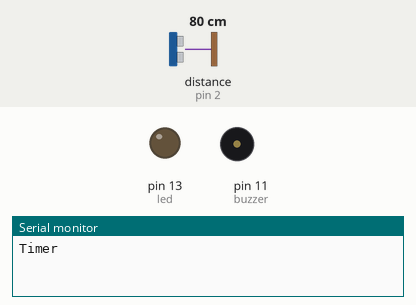
Simulated run of this sketch. Board: Arduino Uno, built with avr-gcc and run on an emulated ATmega328P. Shown: output pins drawn as LEDs (lit = HIGH), buzzer (waves = sounding, pin HIGH), the last lines printed to the serial monitor. Wiring (inferred from the names in the program): ultrasonic range finder: trigger pin 4; echo pin 2. Dashed ring = blinking. The inputs (shaded band) are chosen by the test bench; at power-on: distance to the obstacle (sensor on pin 2) 80 cm. The echo pulse lasts 58.3 µs per cm; pins used as bus, display or sensor lines are not drawn.

Above: at 1.2 s.
1.3 s: distance to the obstacle (sensor on pin 2) set to 2 cm
At 13.82 s:
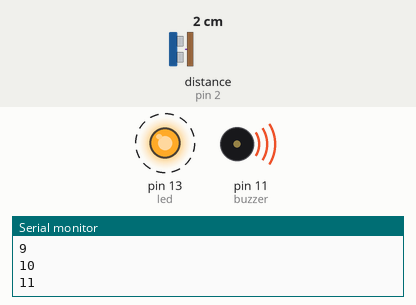
Timing chart, 0 to 13.9 s (numbered marks = the images above; inputs shaded):
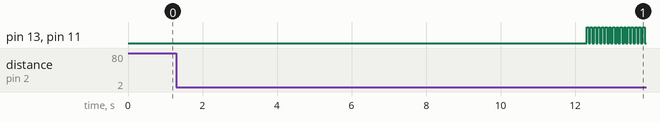

The sketch:

doorlock-tamper-detection.ino
```cpp
const int trigPin =4 ;
const int echoPin =2 ;
const int led=13;
const int buzzer=11;
int ctr=0;
void setup() {
pinMode(trigPin, OUTPUT);
pinMode(echoPin, INPUT);
pinMode(led, OUTPUT);
pinMode(buzzer, OUTPUT);
Serial.begin(9600);
Serial.println("Timer");
//Serial.println("\n");
}
void loop()
{
long duration, distance;
digitalWrite(trigPin, LOW);
delayMicroseconds(2);
digitalWrite(trigPin, HIGH);
delayMicroseconds(10);
digitalWrite(trigPin, LOW);
duration = pulseIn(echoPin, HIGH);
distance = (duration/2) / 29.41;
if (distance<=5)
{
ctr++;
delay(1000);
Serial.print(ctr);
Serial.println("\n");
if(ctr>10)
{
for(;;)
{
digitalWrite(buzzer,HIGH);
digitalWrite(led,HIGH);
delay(50);
digitalWrite(buzzer,LOW);
digitalWrite(led,LOW);
delay(50);
}
}
}
}
```

Measured:
- after the input at 1.3 s, pin 13 (led), pin 11 (buzzer): alternates HIGH for 0.05 s and LOW for 0.05 s, starting after 11.0 s
